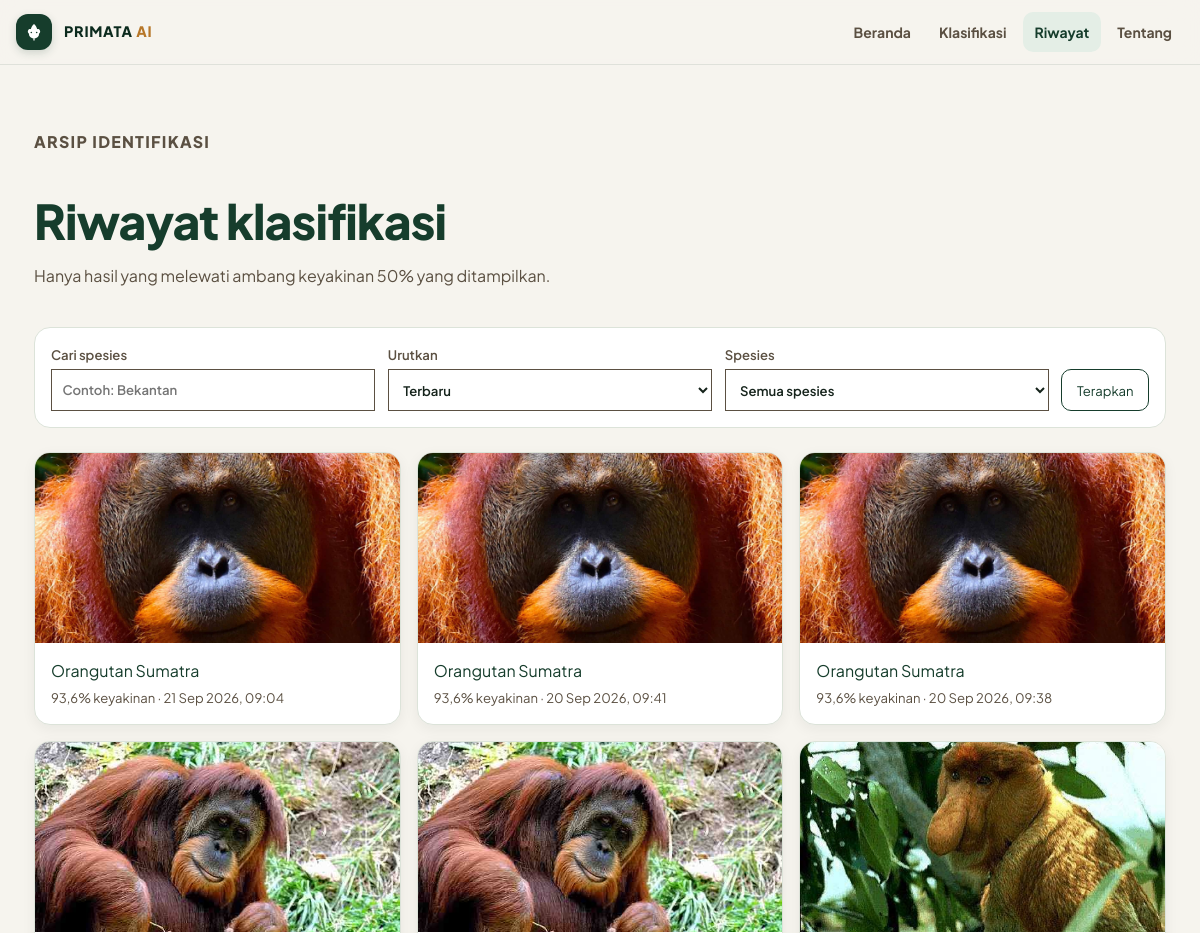
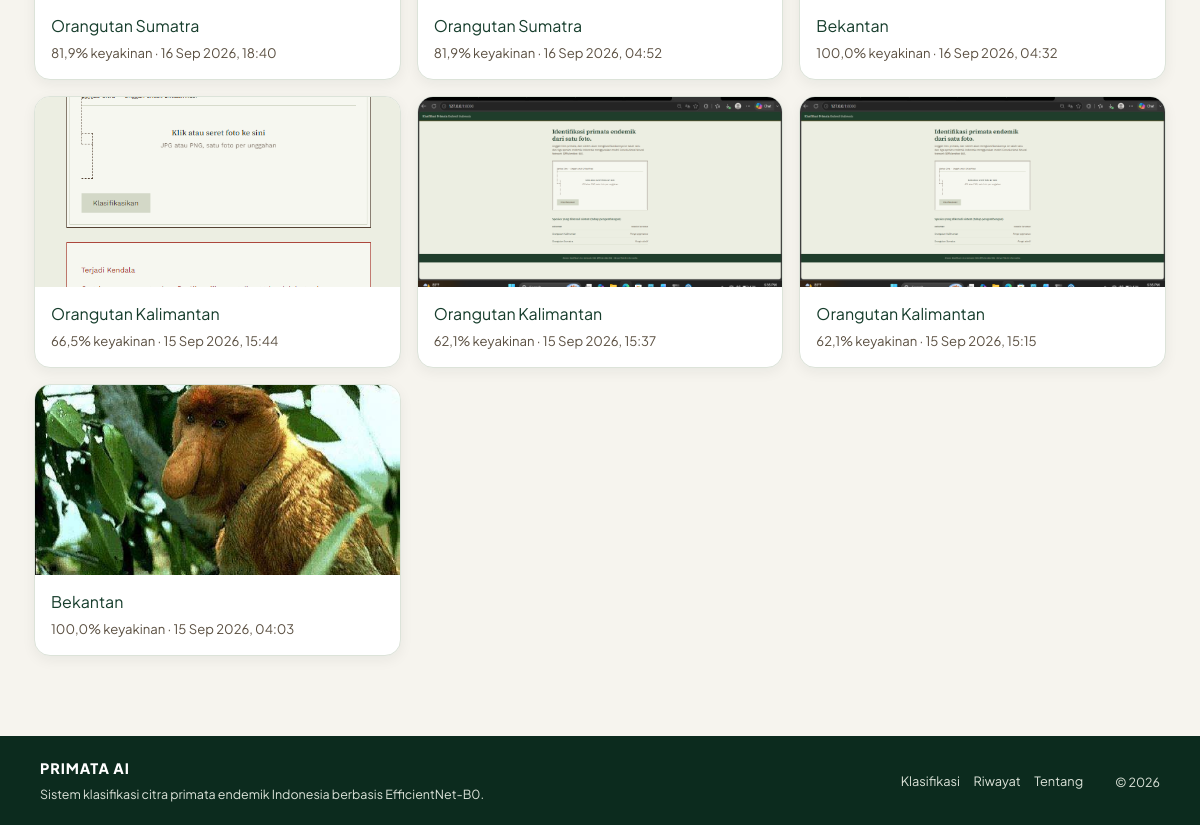
The page /riwayat/ on the database its author committed (2 pictures, top to bottom).
### classifier/models.py (models this page shows, shortened)
class RiwayatKlasifikasi(models.Model):
    gambar = models.ImageField(upload_to='riwayat/')
    label_prediksi = models.CharField(max_length=50)
    nama_tampilan = models.CharField(max_length=100)
    keyakinan = models.FloatField(help_text="Persentase keyakinan, misal 81.9")
    is_confident = models.BooleanField(
        default=True,
        help_text="False kalau keyakinan di bawah ambang batas (tidak ditampilkan di Riwayat publik)",
    )
    semua_hasil = models.JSONField(
        default=list,
        help_text="Breakdown confidence untuk semua kelas, dipakai buat render ulang chart",
    )
    waktu = models.DateTimeField(auto_now_add=True)
    class Meta:
        ordering = ['-waktu']
        verbose_name = 'Riwayat Klasifikasi'
        verbose_name_plural = 'Riwayat Klasifikasi'

### classifier/views.py (the view)
# urls.py: path('riwayat/', views.riwayat, name='riwayat'),
def riwayat(request):
    display_names = get_display_names_map()
    query = request.GET.get('q', '').strip()
    selected_species = request.GET.get('spesies', '')
    selected_sort = request.GET.get('urutkan', 'terbaru')
    base_history = RiwayatKlasifikasi.objects.filter(
        is_confident=True,
        keyakinan__gte=CONFIDENCE_THRESHOLD * 100,
    )
    daftar_riwayat = base_history
    if query:
        daftar_riwayat = daftar_riwayat.filter(nama_tampilan__icontains=query)
    if selected_species in display_names:
        daftar_riwayat = daftar_riwayat.filter(label_prediksi=selected_species)
    sort_options = {
        'terbaru': '-waktu',
        'terlama': 'waktu',
        'keyakinan_tertinggi': '-keyakinan',
        'keyakinan_terendah': 'keyakinan',
    }
    if selected_sort not in sort_options:
        selected_sort = 'terbaru'
    daftar_riwayat = daftar_riwayat.order_by(sort_options[selected_sort])
    context = {
        'page_title': 'Riwayat Klasifikasi',
        'daftar_riwayat': daftar_riwayat[:50],
        'query': query,
        'selected_species': selected_species,
        'selected_sort': selected_sort,
        'threshold_pct': round(CONFIDENCE_THRESHOLD * 100),
        'species_choices': [
            (label, display_name) for label, (display_name, _) in display_names.items()
        ],
    }
    return render(request, 'classifier/riwayat.html', context)

### classifier/views.py (called while the page is built)
def get_display_names_map():
    return {
        s.kode: (s.nama_umum, s.nama_ilmiah)
        for s in Spesies.objects.all()
    }

### classifier/templates/classifier/riwayat.html (shortened to what this page needs)
{% extends "classifier/base.html" %}
{% block content %}
<section class="hero">
  <p class="eyebrow">Arsip Identifikasi</p>
  <h1>Riwayat klasifikasi</h1>
  <p>Hanya hasil yang melewati ambang keyakinan {{ threshold_pct }}% yang ditampilkan.</p>
</section>
<form class="history-filters" method="get" aria-label="Filter riwayat klasifikasi">
  <label>
    <span>Cari spesies</span>
    <input type="search" name="q" value="{{ query }}" placeholder="Contoh: Bekantan">
  </label>
  <label>
    <span>Urutkan</span>
    <select name="urutkan">
      <option value="terbaru"{% if selected_sort == 'terbaru' %} selected{% endif %}>Terbaru</option>
    </select>
  </label>
  <label>
    <span>Spesies</span>
    <select name="spesies">
      <option value="">Semua spesies</option>
    </select>
  </label>
  <button type="submit" class="btn-secondary">Terapkan</button>
</form>
{% if daftar_riwayat %}
<div class="riwayat-list riwayat-gallery">
  {% for item in daftar_riwayat %}
  <a href="{% url 'classifier:hasil' item.pk %}" class="riwayat-item">
    <img src="{{ item.gambar.url }}" alt="{{ item.nama_tampilan }}">
    <div class="riwayat-info">
      <p class="riwayat-nama">{{ item.nama_tampilan }}</p>
      <p class="riwayat-meta">{{ item.keyakinan }}% keyakinan &middot; {{ item.waktu|date:"d M Y, H:i" }}</p>
    </div>
  </a>
  {% endfor %}
</div>
{% endif %}
{% endblock %}

### classifier/templates/classifier/base.html (shortened to what this page needs)
{% load static %}
<!DOCTYPE html>
<html lang="id">
<head>
  <link rel="stylesheet" href="{% static 'classifier/style.css' %}?v=20260916b">
</head>
<body>
  <header class="site-header">
    <div class="site-header__inner">
      <a class="brand" href="{% url 'classifier:index' %}" aria-label="PRIMATA AI, beranda">
        <span class="brand-mark" aria-hidden="true">
        </span>
        <span class="brand-name">PRIMATA <strong>AI</strong></span>
      </a>
      <nav class="site-nav" id="primary-navigation" aria-label="Navigasi utama" data-menu>
        <a href="{% url 'classifier:index' %}" data-nav="beranda"{% if request.resolver_match.url_name == 'index' %} aria-current="page"{% endif %}>Beranda</a>
        <a href="{% url 'classifier:index' %}#klasifikasi" data-nav="klasifikasi">Klasifikasi</a>
        <a href="{% url 'classifier:riwayat' %}" data-nav="riwayat"{% if request.resolver_match.url_name == 'riwayat' %} aria-current="page"{% endif %}>Riwayat</a>
        <a href="{% url 'classifier:about' %}" data-nav="tentang"{% if request.resolver_match.url_name == 'about' %} aria-current="page"{% endif %}>Tentang</a>
      </nav>
    </div>
  </header>
  <main class="page" id="main-content">
    {% block content %}{% endblock %}
  </main>
  <footer class="site-footer">
    <div class="site-footer__inner">
      <div>
        <a class="site-footer__brand" href="{% url 'classifier:index' %}">PRIMATA AI</a>
        <p>Sistem klasifikasi citra primata endemik Indonesia berbasis EfficientNet-B0.</p>
      </div>
      <nav aria-label="Navigasi footer">
        <a href="{% url 'classifier:index' %}#klasifikasi">Klasifikasi</a>
        <a href="{% url 'classifier:riwayat' %}">Riwayat</a>
        <a href="{% url 'classifier:about' %}">Tentang</a>
      </nav>
      <p class="site-footer__copyright">&copy; {% now "Y" %}</p>
    </div>
  </footer>
</body>
</html>

### rows shown on the page
RiwayatKlasifikasi: gambar (picture), nama_tampilan "Orangutan Sumatra", keyakinan "93,6", waktu "21 Sep 2026, 09:04"
RiwayatKlasifikasi: gambar (picture), nama_tampilan "Orangutan Sumatra", keyakinan "93,6", waktu "20 Sep 2026, 09:41"
RiwayatKlasifikasi: gambar (picture), nama_tampilan "Orangutan Sumatra", keyakinan "93,6", waktu "20 Sep 2026, 09:38"
RiwayatKlasifikasi: gambar (picture), nama_tampilan "Orangutan Sumatra", keyakinan "81,9", waktu "16 Sep 2026, 18:40"
RiwayatKlasifikasi: gambar (picture), nama_tampilan "Orangutan Sumatra", keyakinan "81,9", waktu "16 Sep 2026, 04:52"
RiwayatKlasifikasi: gambar (picture), nama_tampilan "Bekantan", keyakinan "100,0", waktu "16 Sep 2026, 04:32"
RiwayatKlasifikasi: gambar (picture), nama_tampilan "Orangutan Kalimantan", keyakinan "66,5", waktu "15 Sep 2026, 15:44"
RiwayatKlasifikasi: gambar (picture), nama_tampilan "Orangutan Kalimantan", keyakinan "62,1", waktu "15 Sep 2026, 15:37"
RiwayatKlasifikasi: gambar (picture), nama_tampilan "Orangutan Kalimantan", keyakinan "62,1", waktu "15 Sep 2026, 15:15"
RiwayatKlasifikasi: gambar (picture), nama_tampilan "Bekantan", keyakinan "100,0", waktu "15 Sep 2026, 04:03"

### other values the page prints
{{ threshold_pct }} "50"
